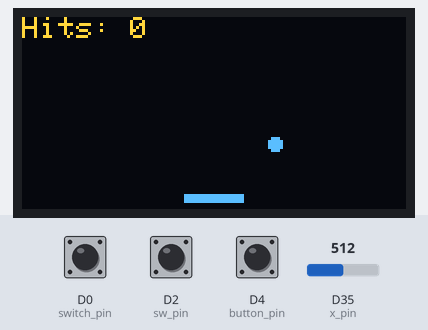
This sketch was run on a simulated Arduino Due. Shown: 128×64 one-colour display. The inputs (shaded band) are chosen by the test bench; at power-on: D2 (sw_pin) HIGH, D4 (button_pin) HIGH, D35 (x_pin) = 512, D0 (switch_pin) HIGH (analog values on the 0–1023 scale). The OLED is the two-colour kind (top 16 rows yellow).

Above: at 1.27 s.
1.3 s: D2 (sw_pin) pulled LOW for 0.15 s
At 1.4 s:
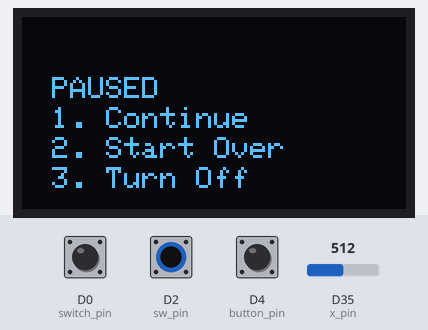
2.9 s: D4 (button_pin) pulled LOW for 0.15 s
At 4.7 s:
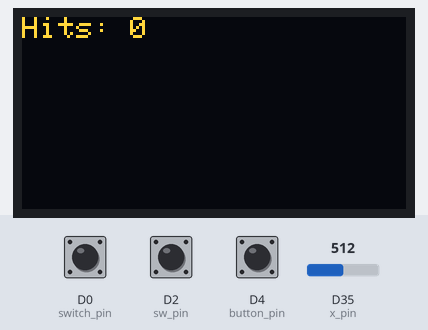
4.8 s: D2 (sw_pin) pulled LOW for 1 s
At 5.6 s:
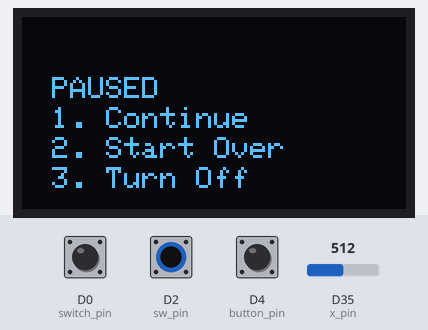
7.3 s: D35 (x_pin) set to 716
10.3 s: D35 (x_pin) set to 306
At 11.7 s:
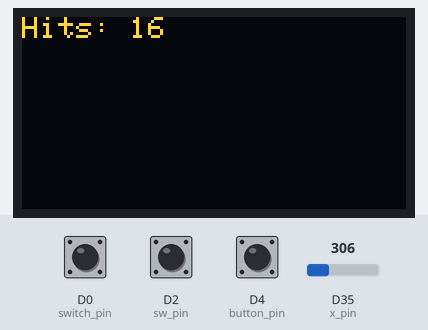
11.9 s: D4 (button_pin) pulled LOW for 1 s
At 12.05 s:
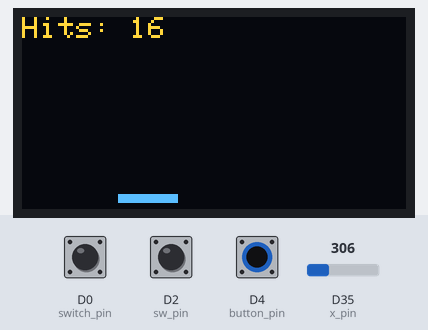
Timing chart, 0 to 14.9 s (numbered marks = the images above; inputs shaded):
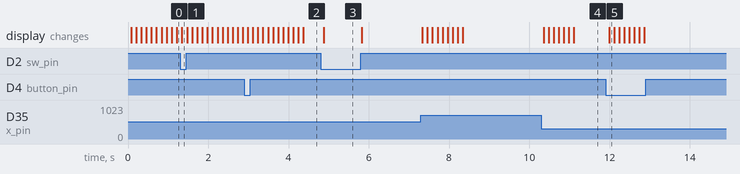

The sketch:

game.ino
```cpp
#include <SPI.h>
#include <Wire.h>
#include <Adafruit_GFX.h>
#include <Adafruit_SSD1306.h>

// Pin definitions
int x_pin = 35;
int y_pin = 34;
int sw_pin = 2;
int button_pin = 4;
int switch_pin = 0;

// Screen setup
#define SCREEN_WIDTH 128
#define SCREEN_HEIGHT 64
#define OLED_MOSI   23
#define OLED_CLK    18
#define OLED_DC     16
#define OLED_CS     5
#define OLED_RESET  17

Adafruit_SSD1306 display(SCREEN_WIDTH, SCREEN_HEIGHT, OLED_MOSI, OLED_CLK, OLED_DC, OLED_RESET, OLED_CS);

// Game variables
int ball_x, ball_y, ball_dx, ball_dy;
int paddle_x = SCREEN_WIDTH / 2 - 10;
int paddle_width = 20;
int paddle_color = 1;  // 1 = Red, 0 = Blue
int hit_counter = 0;
bool gravity_on = false;
bool game_paused = false;
int selected_option = 0;  // For pause menu

void setup() {
  // Initialize serial communication at 115200 bits per second
  Serial.begin(115200);

  // Initialize pins
  pinMode(sw_pin, INPUT_PULLUP);
  pinMode(button_pin, INPUT_PULLUP);
  pinMode(switch_pin, INPUT_PULLUP);

  // Set analog resolution
  analogReadResolution(12);

  // Initialize OLED display
  if (!display.begin(SSD1306_SWITCHCAPVCC)) {
    Serial.println(F("SSD1306 allocation failed"));
    for (;;);
  }

  display.clearDisplay();
  display.display();

  // Initialize game variables
  ball_x = SCREEN_WIDTH / 2;
  ball_y = SCREEN_HEIGHT / 2;
  ball_dx = 2;  // Initial horizontal velocity
  ball_dy = 1;  // Initial vertical velocity
}

void loop() {
  // Read input values
  int analogValue_x = analogRead(x_pin);
  int sw = digitalRead(sw_pin);
  int button = digitalRead(button_pin);
  int sw1tch = digitalRead(switch_pin);

  // Control gravity based on the switch
  gravity_on = (sw1tch == LOW);

  // Check if the game is paused
  if (sw == LOW) {
    if (!game_paused) {
      game_paused = true;
      displayPauseMenu();
    } else {
      handlePauseMenu(analogValue_x, button);
    }
    return;
  } else {
    game_paused = false;
  }

  // Handle paddle movement with joystick
  paddle_x = map(analogValue_x, 0, 4095, 0, SCREEN_WIDTH - paddle_width);

  // Handle paddle color change with button
  if (button == LOW) {
    paddle_color = !paddle_color;
  }

  // Update ball position and handle collisions
  updateBall();

  // Check for collisions between ball and paddle
  if (ball_y >= SCREEN_HEIGHT - 10 && ball_x >= paddle_x && ball_x <= paddle_x + paddle_width) {
    if ((paddle_color == 1 && ball_dx > 0) || (paddle_color == 0 && ball_dx < 0)) {
      ball_dy = -ball_dy;  // Bounce the ball
      hit_counter++;       // Increment hit counter
    }
  }

  // Display game screen
  displayGameScreen();
  delay(100);  // Delay for smoother gameplay
}

void updateBall() {
  ball_x += ball_dx;
  ball_y += ball_dy;

  // Check for wall collisions
  if (ball_x <= 0 || ball_x >= SCREEN_WIDTH) {
    ball_dx = -ball_dx;  // Reverse horizontal direction
  }

  if (ball_y <= 0) {
    ball_dy = -ball_dy;  // Reverse vertical direction
  }

  // Apply gravity if enabled
  if (gravity_on) {
    ball_dy += 1;  // Apply downward acceleration
  }
}

void displayGameScreen() {
  display.clearDisplay();

  // Draw ball
  display.fillCircle(ball_x, ball_y, 2, SSD1306_WHITE);

  // Draw paddle
  display.fillRect(paddle_x, SCREEN_HEIGHT - 5, paddle_width, 3, (paddle_color == 1) ? SSD1306_WHITE : SSD1306_BLACK);

  // Draw hit counter
  display.setTextSize(1);
  display.setCursor(0, 0);
  display.print("Hits: ");
  display.print(hit_counter);

  display.display();
}

void displayPauseMenu() {
  display.clearDisplay();
  display.setTextSize(1);
  display.setCursor(10, 20);
  display.println("PAUSED");

  display.setCursor(10, 30);
  display.println("1. Continue");

  display.setCursor(10, 40);
  display.println("2. Start Over");

  display.setCursor(10, 50);
  display.println("3. Turn Off");

  display.display();
}

void handlePauseMenu(int analogValue_x, int button) {
  if (button == LOW) {
    if (selected_option == 0) {
      game_paused = false;  // Continue
    } else if (selected_option == 1) {
      resetGame();  // Start over
    } else if (selected_option == 2) {
      turnOffGame();  // Turn off
    }
  }

  selected_option = map(analogValue_x, 0, 4095, 0, 2);
}

void resetGame() {
  ball_x = SCREEN_WIDTH / 2;
  ball_y = SCREEN_HEIGHT / 2;
  ball_dx = 2;
  ball_dy = 1;
  hit_counter = 0;
}

void turnOffGame() {
  display.clearDisplay();
  display.display();
  for(;;);  // Infinite loop to halt the game
}
```

Measured:
- after the input at 1.3 s, the display: changes at once (image 1)
- after the input at 2.9 s, the display: first changes after 0.09 s (image 2 shows a later state)
- after the input at 4.8 s, the display: changes after 0.07 s (image 3)
- after the input at 11.9 s, the display: changes after 0.09 s (image 5)
